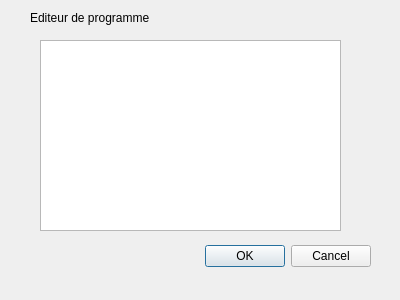
<?xml version="1.0" encoding="UTF-8"?>
<ui version="4.0">
 <class>Settings</class>
 <widget class="QDialog" name="Settings">
  <property name="geometry">
   <rect>
    <x>0</x>
    <y>0</y>
    <width>400</width>
    <height>300</height>
   </rect>
  </property>
  <property name="windowTitle">
   <string>Dialog</string>
  </property>
  <widget class="QDialogButtonBox" name="buttonBox">
   <property name="geometry">
    <rect>
     <x>30</x>
     <y>240</y>
     <width>341</width>
     <height>32</height>
    </rect>
   </property>
   <property name="orientation">
    <enum>Qt::Horizontal</enum>
   </property>
   <property name="standardButtons">
    <set>QDialogButtonBox::Cancel|QDialogButtonBox::Ok</set>
   </property>
  </widget>
  <widget class="QTextEdit" name="textEdit">
   <property name="geometry">
    <rect>
     <x>40</x>
     <y>40</y>
     <width>301</width>
     <height>191</height>
    </rect>
   </property>
  </widget>
  <widget class="QLabel" name="label">
   <property name="geometry">
    <rect>
     <x>30</x>
     <y>10</y>
     <width>141</width>
     <height>16</height>
    </rect>
   </property>
   <property name="text">
    <string>Editeur de programme</string>
   </property>
  </widget>
 </widget>
 <resources/>
 <connections>
  <connection>
   <sender>buttonBox</sender>
   <signal>accepted()</signal>
   <receiver>Settings</receiver>
   <slot>accept()</slot>
   <hints>
    <hint type="sourcelabel">
     <x>248</x>
     <y>254</y>
    </hint>
    <hint type="destinationlabel">
     <x>157</x>
     <y>274</y>
    </hint>
   </hints>
  </connection>
  <connection>
   <sender>buttonBox</sender>
   <signal>rejected()</signal>
   <receiver>Settings</receiver>
   <slot>reject()</slot>
   <hints>
    <hint type="sourcelabel">
     <x>316</x>
     <y>260</y>
    </hint>
    <hint type="destinationlabel">
     <x>286</x>
     <y>274</y>
    </hint>
   </hints>
  </connection>
 </connections>
</ui>
